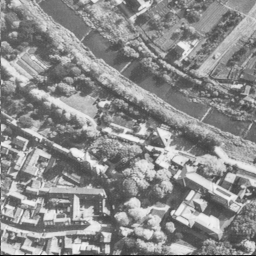
%> input picture 1_Filtering_in_frequency_domain/aerial.tiff, 256 x 256 px
$ octave ask1_1066516.m   (GNU Octave 9; MATLAB toolbox functions it lacks are replaced by stand-ins)
%> lines starting %> are read from the running program, lines starting %| are printed output that depends on the picture
clc;
clear;
close all;


%img=imread("moon.jpg");
img=imread("aerial.tiff");
%> img is the input picture: size 256x256 uint8; min 1, max 248, mean 140.5
gray_img=double(im2gray(img));
% [6 lines of commented-out code are left out]

tr_img=fft2(gray_img);
tr_img=fftshift(tr_img); %metafora sixnotikou simeiou sto (0,0)
%task1: apeikonisi platous fasmatos se grammiki kai logarithmiki klimaka
lin_mag=abs(tr_img);
lin_mag=mat2gray(lin_mag); %scaling sto [0 1]
figure(1);
set(gcf, 'Position', [100 600 700 400]);
subplot(1,2,1);
imshow(lin_mag);
title("Magnitude (Linear)");

log_mag=abs(log(tr_img+1));
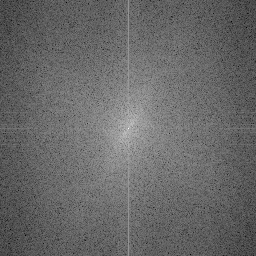
%> log_mag: size 256x256 double; min 2.45, max 16.04, mean 8.01; drawn with min black and max white
log_mag=mat2gray(log_mag);
subplot(1,2,2);
imshow(log_mag);
title("Magnitute (Log)");

%task2: dhmiourgia 2d lpf kai filtrarisma
[f1,f2]=freqspace(256,'meshgrid'); %xrhsimopoioume meshgrid gia na dhmiourghsoume to filtro
z=zeros(256,256); %gia na kathorisoume to cutoff freq
for i=1:256
    for j=1:256
        z(i,j)=sqrt(f1(i,j).^2+f2(i,j).^2); %ipologizoume to metro tou 2D dianismatos f tis sixnotitas
    end
end
h=zeros(256,256); %to filtro
for u=1:256
    for v=1:256
        if z(u,v)<=0.2 %normalised cutoff frequency 0.2
            h(u,v)=1;
        else
            h(u,v)=0;
        end
    end
end

figure(2);
set(gcf, 'Position', [100 100 1100 400]);
subplot(131);
surf(f1,f2,h);
shading interp;
title("lowpass filter, normalised cutoff freq 0.2");
filtered_img_low=tr_img.*h; %sineliksi ston xrono => pollaplasiasmos stin sixnotita
log_mag=abs(log(filtered_img_low+1));
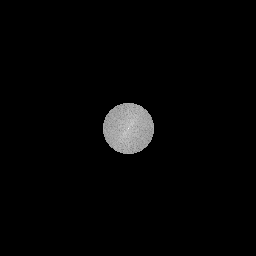
%> log_mag: size 256x256 double; min 0, max 16.04, mean 0.331; drawn with min black and max white
log_mag=mat2gray(log_mag);
subplot(132)
imshow(log_mag);
title("spectrum of filtered image");

ir_low=ifft2(ifftshift(h)); %metaferw to sixnotiko simeio pisw sto (0,0) protou efarmosw ifft
subplot(133);
surf(ir_low);
shading interp;
title("Impulse response of lowpass filter (time domain)");
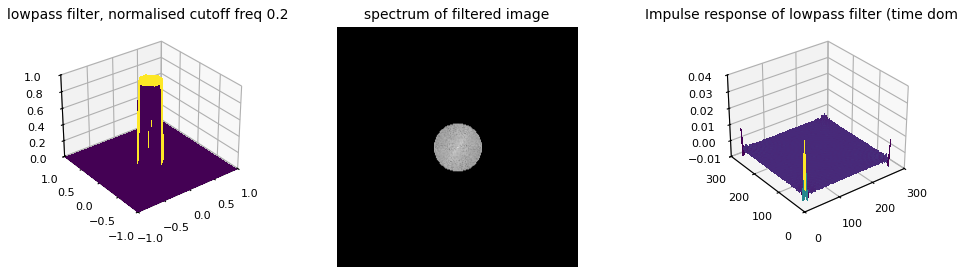
%> figure redrawn from the program's plot data, 3 panels

%highpass filter
hp=ones(256,256)-h; %dhmiourgia ipsiperatou filtrou stin sixnotita me xrisi tou prohgoumenou filtrou
figure(3);
set(gcf, 'Position',[700 600 1200 400]);
subplot(131);
surf(f1,f2,hp);
shading interp;
title('Highpass filter, cutoff freq=0.2')
filtered_img_high=tr_img.*hp; %efarmogi filtrou
log_mag=abs(log(filtered_img_high+1));
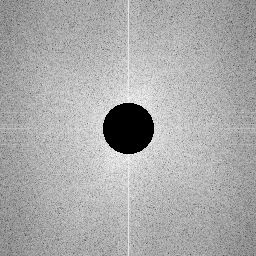
%> log_mag: size 256x256 double; min 0, max 11.51, mean 7.67; drawn with min black and max white
log_mag=mat2gray(log_mag);
subplot(132);
imshow(log_mag,[]);
title('spectrum of filtered image');
ir_high=ifft2(ifftshift(hp));
%ir_high=ifftshift(ir_high);
subplot(133);
surf(ir_high);
title('Impulse response of highpass filter (time domain)');
shading interp;
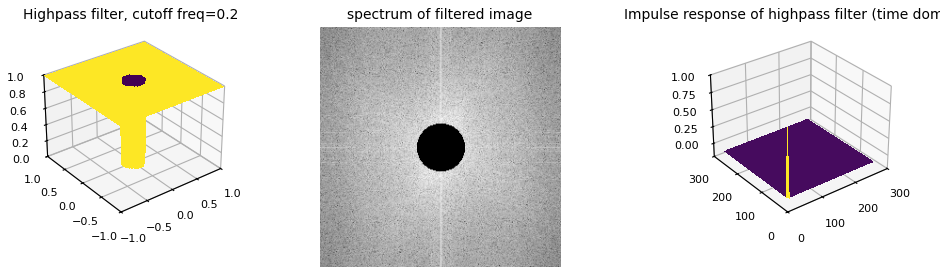
%> figure redrawn from the program's plot data, 3 panels

filtered_img_low=ifftshift(filtered_img_low);
final_img_low=abs(ifft2(filtered_img_low));
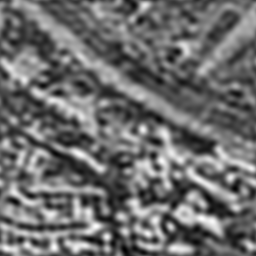
%> final_img_low: size 256x256 double; min 51.31, max 259.6, mean 140.5; drawn with min black and max white
filtered_img_high=ifftshift(filtered_img_high);
final_img_high=abs(ifft2(filtered_img_high));
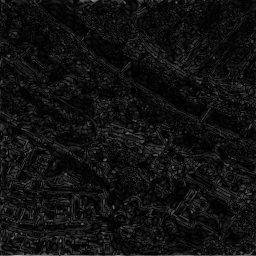
%> final_img_high: size 256x256 double; min 0.000392, max 176.8, mean 17.4

figure(4);
set(gcf, 'Position', [1200 100 600 400]);
subplot(133);
imshow(final_img_high,[]);
title('high-filtered image');
subplot(132);
imshow(final_img_low,[]);
title("low-filtered image");
subplot(131);
imshow(img,[]);
title("starting image");

for i=1:4
    saveas(figure(i),num2str(i)+".png")
end

$ run again, with 1_Filtering_in_frequency_domain/moon.jpg saved as 1_Filtering_in_frequency_domain/aerial.tiff
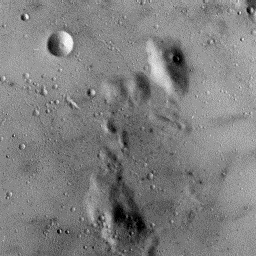
%> input picture 1_Filtering_in_frequency_domain/moon.jpg, 256 x 256 px
%> img is the input picture: size 256x256x3 uint8; min 0, max 255, mean 127.3
%> `shading interp;`:
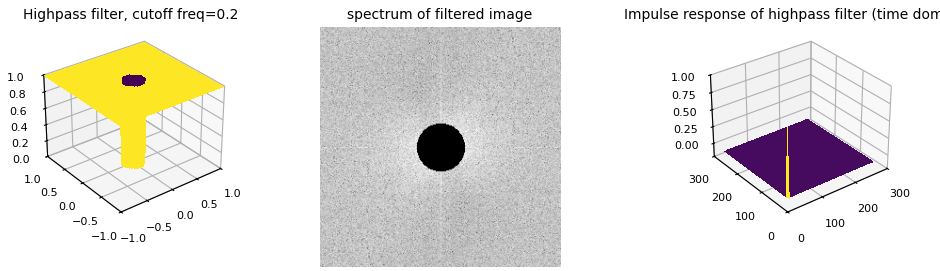
%> figure redrawn from the program's plot data, 3 panels
%> `final_img_high=abs(ifft2(filtered_img_high));`:
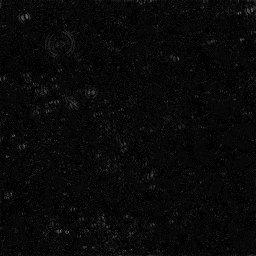
%> final_img_high: size 256x256 double; min 6.41e-05, max 123.3, mean 8.9
